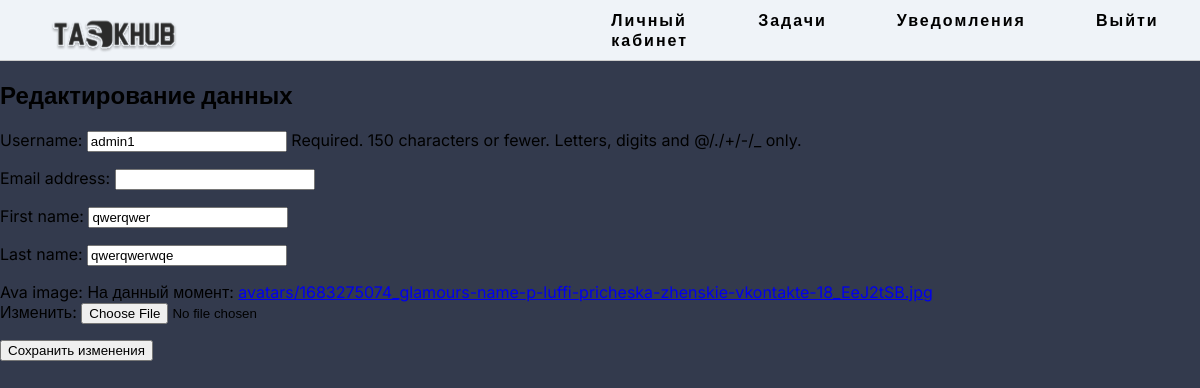
Screenshot of /cabinet/edit/ (signed in) with the database file from the repository.
### task/models.py (models this page shows, shortened)
class Manager(AbstractUser):
    ava_image = models.ImageField(upload_to='avatars/', default='avatars/default_avatar.png')
    name = models.CharField( verbose_name='Название Компании', max_length=255)
    company_identifier = models.CharField(verbose_name='Идентификатор Компании', max_length=255)
    status = models.IntegerField(choices=((1, 'Developer'),(2, 'Company')), default=1)

### task/views.py (the view)
# urls.py: path('cabinet/edit/', views.edit_profile, name='edit_profile'),
@login_required
def edit_profile(request):
    user = request.user
    if request.method == 'POST':
        form = UserEditForm(request.POST,request.FILES, instance=user)
        if form.is_valid():
            form.save()
            return redirect('cabinet')
    else:
        form = UserEditForm(instance=user)
    return render(request, 'task/edit_profile.html', {'form': form})

### task/forms.py
class UserEditForm(UserChangeForm):
    password = None
    class Meta:
        model = Manager
        fields = ('username', 'email', 'first_name', 'last_name', 'ava_image')
        widgets = {
            'username': forms.TextInput(attrs={
                'class': 'form-control',
                'style': "width: 200px",
            }),
            'email': forms.TextInput(attrs={
                'class': 'form-control',
                'style': "width: 200px",
            }),
            'first_name': forms.TextInput(attrs={
                'class': 'form-control',
                'style': "width: 200px",
            }),
            'last_name': forms.TextInput(attrs={
                'class': 'form-control',
                'style': "width: 200px",
            }),
        }
    def __init__(self, *args, **kwargs):
        super(UserEditForm, self).__init__(*args, **kwargs)

### task/templates/task/edit_profile.html (shortened to what this page needs)
{% extends 'task/base.html' %}
{% block content %}
  <h2>Редактирование данных</h2>
  <form method="post" enctype="multipart/form-data">
    {{ form.as_p }}
    <button type="submit" class="btn btn-primary">Сохранить изменения</button>
  </form>
{% endblock %}

### task/static/task/css/styles2.css (style rules this page uses)
body { margin: 0; padding: 0; background-color: #333A4D; height: 100vh; font-family: 'Inter', sans-serif; }

### rows the page displays
Manager: username "admin1", first_name "qwerqwer", last_name "qwerqwerwqe"
